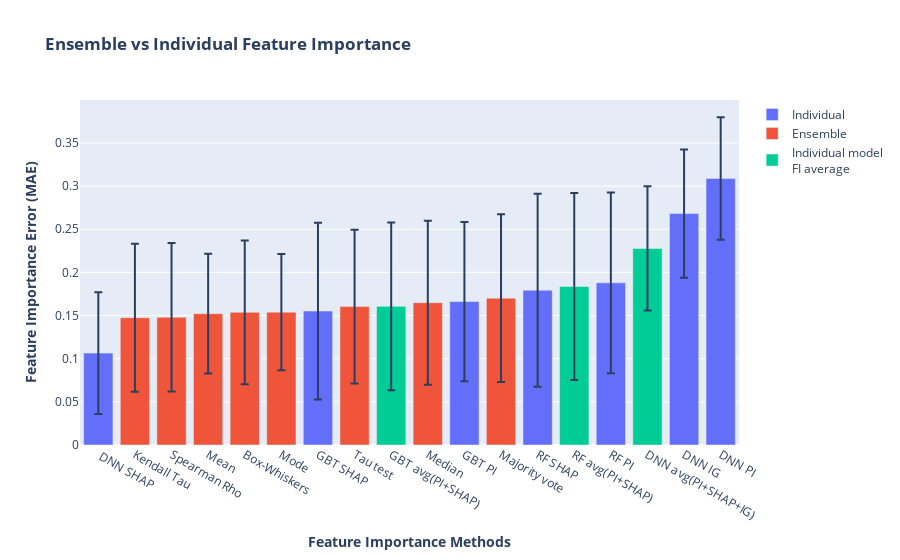

This figure's notebook cell:
### Code cell
# Create figure with secondary y-axis
cols = all_cols_name[4:]
np_ens_or_indi = np.array(['Individual','Individual','Individual','Individual','Individual','Individual','Individual',
                        'Ensemble','Ensemble','Ensemble','Ensemble','Ensemble','Ensemble','Ensemble','Ensemble',
                        "Individual model<br>FI average", "Individual model<br>FI average",
                        "Individual model<br>FI average"])


np_all_median = np.array(all_median[3:])
np_all_std = np.array(all_std[3:])
np_cols = np.array(cols[3:]) 

sorted_idx = np.argsort(np_all_median)

sorted_all_median =np_all_median[sorted_idx]
sorted_all_std = np_all_std[sorted_idx]
sorted_cols = np_cols[sorted_idx]
sorted_ens_or_indi = np_ens_or_indi[sorted_idx]

df_ens_vs_indi = pd.DataFrame({'median':sorted_all_median, 'std':sorted_all_std, 'ens_or_indi':sorted_ens_or_indi,
                               'cols':sorted_cols})


fig = px.bar(df_ens_vs_indi, x='cols', y='median', color='ens_or_indi',error_y='std',
             labels={'median':'<b>Feature Importance Error (MAE)</b>', 'cols': '<b>Feature Importance Methods</b>',
                     'ens_or_indi':''}, title='<b>Ensemble vs Individual Feature Importance</b>')
fig.update_layout(xaxis_categoryorder = 'total ascending')
fig.show()

### Figure 1 — Plotly figure (JSON) as saved in the notebook; plotly's stock layout.template omitted (floating-point values rounded to 4 significant figures)
{"data": [{"alignmentgroup": "True", "error_y": {"array": [0.07044, 0.1023, 0.09217, 0.1118, 0.1047, 0.07427, 0.07098]}, "hovertemplate": "=Individual<br><b>Feature Importance Methods</b>=%{x}<br><b>Feature Importance Error (MAE)</b>=%{y}<extra></extra>", "legendgroup": "Individual", "marker": {"color": "#636efa"}, "name": "Individual", "offsetgroup": "Individual", "orientation": "v", "showlegend": true, "textposition": "auto", "type": "bar", "x": [" DNN SHAP", "GBT SHAP", "GBT PI", "RF SHAP", "RF PI", "DNN IG", "DNN PI"], "xaxis": "x", "y": [0.1065, 0.1552, 0.1662, 0.1794, 0.188, 0.2682, 0.3088], "yaxis": "y"}, {"alignmentgroup": "True", "error_y": {"array": [0.08568, 0.08604, 0.06929, 0.08325, 0.06744, 0.08903, 0.09504, 0.09716]}, "hovertemplate": "=Ensemble<br><b>Feature Importance Methods</b>=%{x}<br><b>Feature Importance Error (MAE)</b>=%{y}<extra></extra>", "legendgroup": "Ensemble", "marker": {"color": "#EF553B"}, "name": "Ensemble", "offsetgroup": "Ensemble", "orientation": "v", "showlegend": true, "textposition": "auto", "type": "bar", "x": ["Kendall Tau", "Spearman Rho", "Mean", "Box-Whiskers", "Mode", "Tau test", "Median", "Majority vote"], "xaxis": "x", "y": [0.1475, 0.148, 0.1522, 0.1537, 0.1539, 0.1604, 0.1649, 0.1702], "yaxis": "y"}, {"alignmentgroup": "True", "error_y": {"array": [0.09726, 0.1083, 0.0719]}, "hovertemplate": "=Individual model<br>FI average<br><b>Feature Importance Methods</b>=%{x}<br><b>Feature Importance Error (MAE)</b>=%{y}<extra></extra>", "legendgroup": "Individual model<br>FI average", "marker": {"color": "#00cc96"}, "name": "Individual model<br>FI average", "offsetgroup": "Individual model<br>FI average", "orientation": "v", "showlegend": true, "textposition": "auto", "type": "bar", "x": ["GBT avg(PI+SHAP)", "RF avg(PI+SHAP)", "DNN avg(PI+SHAP+IG)"], "xaxis": "x", "y": [0.1607, 0.1837, 0.2278], "yaxis": "y"}], "layout": {"barmode": "relative", "legend": {"title": {"text": ""}, "tracegroupgap": 0}, "title": {"text": "<b>Ensemble vs Individual Feature Importance</b>"}, "xaxis": {"anchor": "y", "categoryorder": "total ascending", "domain": [0, 1], "title": {"text": "<b>Feature Importance Methods</b>"}}, "yaxis": {"anchor": "x", "domain": [0, 1], "title": {"text": "<b>Feature Importance Error (MAE)</b>"}}}}
